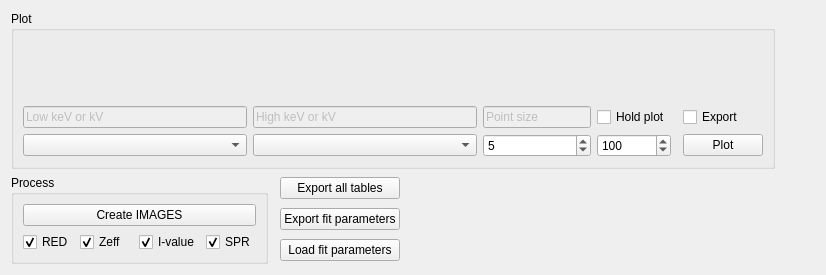
          <widget class="QWidget" name="tab_8">
           <attribute name="title">
            <string>Eval / Process</string>
           </attribute>
           <layout class="QGridLayout" name="gridLayout_40">
            <item row="3" column="0" rowspan="3">
             <widget class="QGroupBox" name="groupBox_10">
              <property name="title">
               <string>Process</string>
              </property>
              <layout class="QGridLayout" name="gridLayout_38">
               <item row="0" column="0" colspan="5">
                <widget class="QPushButton" name="Create_DECT_Images">
                 <property name="text">
                  <string>Create IMAGES</string>
                 </property>
                </widget>
               </item>
               <item row="1" column="0">
                <widget class="QCheckBox" name="checkBox_Im_RED">
                 <property name="text">
                  <string>RED</string>
                 </property>
                 <property name="checked">
                  <bool>true</bool>
                 </property>
                </widget>
               </item>
               <item row="1" column="1">
                <widget class="QCheckBox" name="checkBox_Im_Zeff">
                 <property name="text">
                  <string>Zeff</string>
                 </property>
                 <property name="checked">
                  <bool>true</bool>
                 </property>
                </widget>
               </item>
               <item row="1" column="4">
                <widget class="QCheckBox" name="checkBox_Im_SPR">
                 <property name="text">
                  <string>SPR</string>
                 </property>
                 <property name="checked">
                  <bool>true</bool>
                 </property>
                </widget>
               </item>
               <item row="1" column="3">
                <widget class="QCheckBox" name="checkBox_Im_I">
                 <property name="text">
                  <string>I-value</string>
                 </property>
                 <property name="checked">
                  <bool>true</bool>
                 </property>
                </widget>
               </item>
              </layout>
             </widget>
            </item>
            <item row="2" column="0" colspan="8">
             <widget class="QGroupBox" name="groupBox_9">
              <property name="title">
               <string>Plot</string>
              </property>
              <layout class="QGridLayout" name="gridLayout_41">
               <item row="2" column="11">
                <widget class="QCheckBox" name="checkBox_newScplot">
                 <property name="text">
                  <string>Hold plot</string>
                 </property>
                </widget>
               </item>
               <item row="1" column="6">
                <spacer name="horizontalSpacer_39">
                 <property name="orientation">
                  <enum>Qt::Orientation::Horizontal</enum>
                 </property>
                 <property name="sizeHint" stdset="0">
                  <size>
                   <width>40</width>
                   <height>20</height>
                  </size>
                 </property>
                </spacer>
               </item>
               <item row="2" column="13">
                <widget class="QCheckBox" name="DECT_exp_scatt_data">
                 <property name="text">
                  <string>Export</string>
                 </property>
                </widget>
               </item>
               <item row="3" column="10">
                <widget class="QSpinBox" name="DECT_sct_p_size">
                 <property name="minimum">
                  <number>1</number>
                 </property>
                 <property name="value">
                  <number>5</number>
                 </property>
                </widget>
               </item>
               <item row="0" column="13">
                <spacer name="verticalSpacer_7">
                 <property name="orientation">
                  <enum>Qt::Orientation::Vertical</enum>
                 </property>
                 <property name="sizeHint" stdset="0">
                  <size>
                   <width>20</width>
                   <height>40</height>
                  </size>
                 </property>
                </spacer>
               </item>
               <item row="1" column="4">
                <spacer name="horizontalSpacer_37">
                 <property name="orientation">
                  <enum>Qt::Orientation::Horizontal</enum>
                 </property>
                 <property name="sizeHint" stdset="0">
                  <size>
                   <width>40</width>
                   <height>20</height>
                  </size>
                 </property>
                </spacer>
               </item>
               <item row="1" column="0">
                <spacer name="horizontalSpacer_33">
                 <property name="orientation">
                  <enum>Qt::Orientation::Horizontal</enum>
                 </property>
                 <property name="sizeHint" stdset="0">
                  <size>
                   <width>40</width>
                   <height>20</height>
                  </size>
                 </property>
                </spacer>
               </item>
               <item row="1" column="7">
                <spacer name="horizontalSpacer_40">
                 <property name="orientation">
                  <enum>Qt::Orientation::Horizontal</enum>
                 </property>
                 <property name="sizeHint" stdset="0">
                  <size>
                   <width>40</width>
                   <height>20</height>
                  </size>
                 </property>
                </spacer>
               </item>
               <item row="3" column="11">
                <widget class="QSpinBox" name="DECT_scatt_N">
                 <property name="minimum">
                  <number>1</number>
                 </property>
                 <property name="maximum">
                  <number>20000</number>
                 </property>
                 <property name="value">
                  <number>100</number>
                 </property>
                </widget>
               </item>
               <item row="0" column="0" colspan="13">
                <widget class="QWidget" name="DECT_Scatt_Ax_View" native="true"/>
               </item>
               <item row="1" column="2">
                <spacer name="horizontalSpacer_35">
                 <property name="orientation">
                  <enum>Qt::Orientation::Horizontal</enum>
                 </property>
                 <property name="sizeHint" stdset="0">
                  <size>
                   <width>40</width>
                   <height>20</height>
                  </size>
                 </property>
                </spacer>
               </item>
               <item row="1" column="8">
                <spacer name="horizontalSpacer_41">
                 <property name="orientation">
                  <enum>Qt::Orientation::Horizontal</enum>
                 </property>
                 <property name="sizeHint" stdset="0">
                  <size>
                   <width>40</width>
                   <height>20</height>
                  </size>
                 </property>
                </spacer>
               </item>
               <item row="2" column="10">
                <widget class="QLineEdit" name="lineEdit_50">
                 <property name="enabled">
                  <bool>false</bool>
                 </property>
                 <property name="text">
                  <string>Point size</string>
                 </property>
                </widget>
               </item>
               <item row="1" column="5">
                <spacer name="horizontalSpacer_38">
                 <property name="orientation">
                  <enum>Qt::Orientation::Horizontal</enum>
                 </property>
                 <property name="sizeHint" stdset="0">
                  <size>
                   <width>40</width>
                   <height>20</height>
                  </size>
                 </property>
                </spacer>
               </item>
               <item row="3" column="13">
                <widget class="QPushButton" name="plot_roi_scatter">
                 <property name="text">
                  <string>Plot</string>
                 </property>
                </widget>
               </item>
               <item row="1" column="1">
                <spacer name="horizontalSpacer_34">
                 <property name="orientation">
                  <enum>Qt::Orientation::Horizontal</enum>
                 </property>
                 <property name="sizeHint" stdset="0">
                  <size>
                   <width>40</width>
                   <height>20</height>
                  </size>
                 </property>
                </spacer>
               </item>
               <item row="1" column="3">
                <spacer name="horizontalSpacer_36">
                 <property name="orientation">
                  <enum>Qt::Orientation::Horizontal</enum>
                 </property>
                 <property name="sizeHint" stdset="0">
                  <size>
                   <width>40</width>
                   <height>20</height>
                  </size>
                 </property>
                </spacer>
               </item>
               <item row="1" column="9">
                <spacer name="horizontalSpacer_42">
                 <property name="orientation">
                  <enum>Qt::Orientation::Horizontal</enum>
                 </property>
                 <property name="sizeHint" stdset="0">
                  <size>
                   <width>40</width>
                   <height>20</height>
                  </size>
                 </property>
                </spacer>
               </item>
               <item row="2" column="5" colspan="5">
                <widget class="QLineEdit" name="lineEdit_49">
                 <property name="enabled">
                  <bool>false</bool>
                 </property>
                 <property name="text">
                  <string>High keV or kV</string>
                 </property>
                </widget>
               </item>
               <item row="3" column="5" colspan="5">
                <widget class="QComboBox" name="scatter_plot_im_02"/>
               </item>
               <item row="3" column="0" colspan="5">
                <widget class="QComboBox" name="scatter_plot_im_01"/>
               </item>
               <item row="2" column="0" colspan="5">
                <widget class="QLineEdit" name="lineEdit_48">
                 <property name="enabled">
                  <bool>false</bool>
                 </property>
                 <property name="text">
                  <string>Low keV or kV</string>
                 </property>
                </widget>
               </item>
              </layout>
             </widget>
            </item>
            <item row="3" column="2">
             <widget class="QPushButton" name="export_all_DECT_tables">
              <property name="text">
               <string>Export all tables</string>
              </property>
             </widget>
            </item>
            <item row="3" column="7">
             <spacer name="horizontalSpacer_31">
              <property name="orientation">
               <enum>Qt::Orientation::Horizontal</enum>
              </property>
              <property name="sizeHint" stdset="0">
               <size>
                <width>40</width>
                <height>20</height>
               </size>
              </property>
             </spacer>
            </item>
            <item row="3" column="4">
             <spacer name="horizontalSpacer_28">
              <property name="orientation">
               <enum>Qt::Orientation::Horizontal</enum>
              </property>
              <property name="sizeHint" stdset="0">
               <size>
                <width>40</width>
                <height>20</height>
               </size>
              </property>
             </spacer>
            </item>
            <item row="3" column="5">
             <spacer name="horizontalSpacer_29">
              <property name="orientation">
               <enum>Qt::Orientation::Horizontal</enum>
              </property>
              <property name="sizeHint" stdset="0">
               <size>
                <width>40</width>
                <height>20</height>
               </size>
              </property>
             </spacer>
            </item>
            <item row="3" column="6">
             <spacer name="horizontalSpacer_30">
              <property name="orientation">
               <enum>Qt::Orientation::Horizontal</enum>
              </property>
              <property name="sizeHint" stdset="0">
               <size>
                <width>40</width>
                <height>20</height>
               </size>
              </property>
             </spacer>
            </item>
            <item row="3" column="8">
             <spacer name="horizontalSpacer_32">
              <property name="orientation">
               <enum>Qt::Orientation::Horizontal</enum>
              </property>
              <property name="sizeHint" stdset="0">
               <size>
                <width>40</width>
                <height>20</height>
               </size>
              </property>
             </spacer>
            </item>
            <item row="4" column="2">
             <widget class="QPushButton" name="DECT_exp_fit_par">
              <property name="text">
               <string>Export fit parameters</string>
              </property>
             </widget>
            </item>
            <item row="5" column="2">
             <widget class="QPushButton" name="DECT_load_fit_par">
              <property name="text">
               <string>Load fit parameters</string>
              </property>
             </widget>
            </item>
           </layout>
          </widget>
